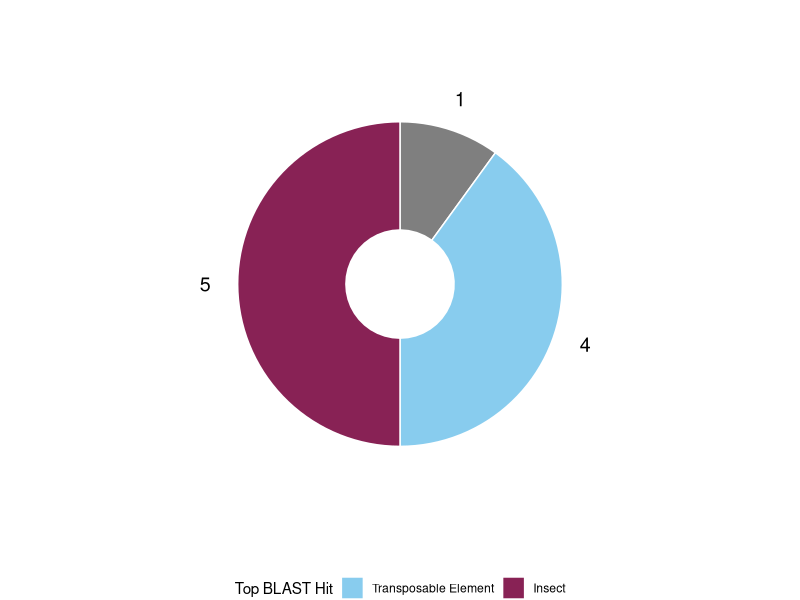
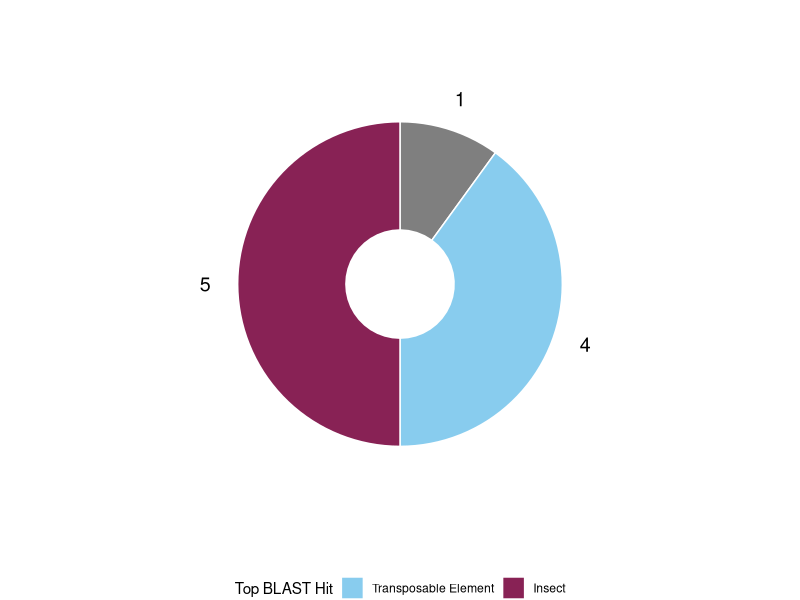

These figures' R source, in order:
library(ggplot2)
library(dplyr)
library(tidyr)
library(stringr)
library(patchwork)

# Data
origin_data <- tribble(
  ~Gene,      ~Category,
  "g17107",   "Transposable Element",
  "g13363",   "Transposable Element",
  "g491",     "Transposable Element",
  "g596",     "Transposable Element",
  "g13694",   "Insect",
  "g15244",   "Insect",
  "g7958",    "Unclear",
  "g18444 ",  "Insect",
  "g6396 ",   "Insect",
  "g13362",   "Insect",
)

# Count categories and compute label positions
category_counts <- origin_data %>%
  count(Category) %>%
  arrange(n) %>%
  mutate(
    Category = factor(Category, levels = Category),
    fraction = n / sum(n),
    ymax = cumsum(fraction),
    ymin = lag(ymax, default = 0),
    label_pos = (ymax + ymin) / 2,
    label = paste0(n, "")
  )
category_counts

pie <- ggplot(category_counts, aes(ymax = ymax, ymin = ymin, xmax = 1, xmin = 0, fill = Category)) +
  geom_rect(color = "white") +
  geom_text(
    aes(
      x = 1.3,
      y = label_pos,
      label = label
    ),
    size = 5,
    hjust = 0.5
  ) +
  coord_polar(theta = "y") +
  xlim(c(-0.5, 1.6)) +
  theme_void() +
  scale_fill_manual(
    values = c(
      "Transposable Element" = "#88cceeff",
      "Insect" = "#882255ff",
      "Uncertain" = "grey65"
    )
  ) +
  labs(fill = "Top BLAST Hit") +
  theme(legend.position = "bottom")

pie

setwd("C:\\Users\\s2673271\\OneDrive - University of Edinburgh\\PhD\\Y1\\Sciaridae\\Paper_GRC_transcription\\GENETICS_submission\\Revisions\\03_expressed_GRC_genes\\outputs")
home <- getwd()
ggsave("GRC_BLAST_pie.svg", pie,
       width = 14, height = 10)
